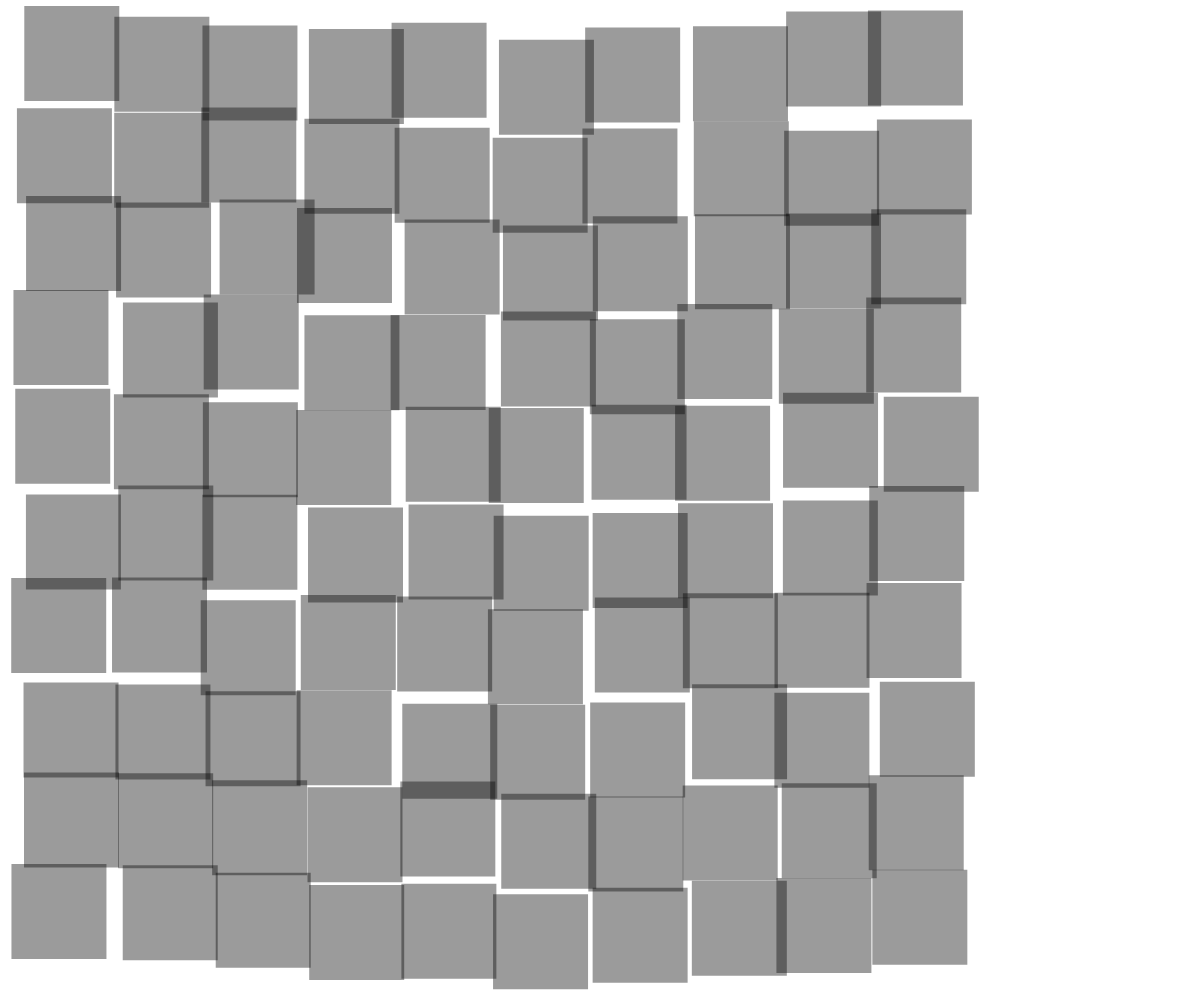
Frame 1 (no input)
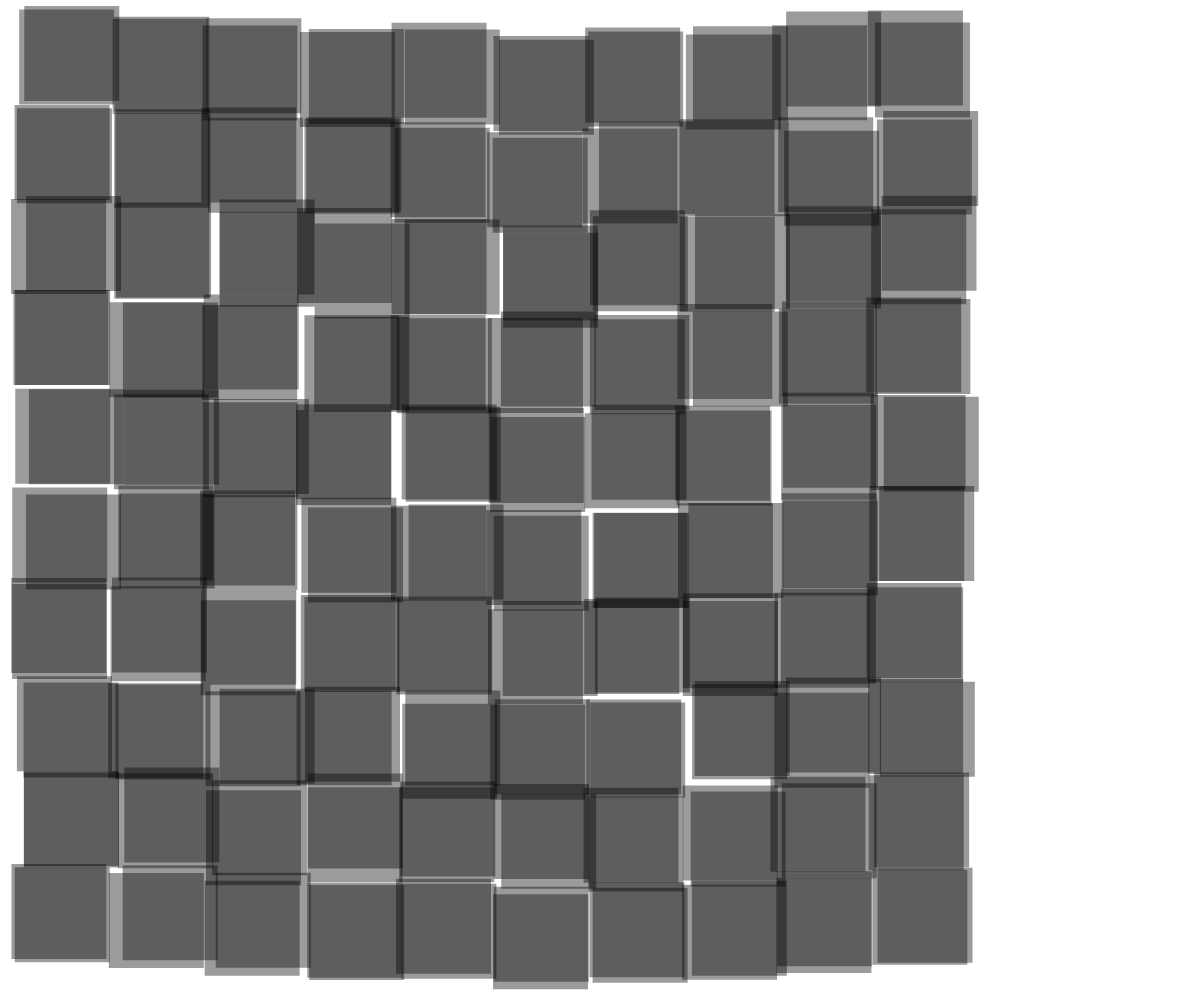
Frame 2 (the mouse pressed at the canvas centre, redrawn once)

The p5.js sketch that drew these frames (run headless with seeded random() and noise() and a simulated clock; the mouse was pressed at the canvas centre and the sketch redrawn once):

// p5.js sketch
// ── sketch.js
let s;

function setup() {
    let canvas = createCanvas(windowWidth, windowHeight)
    canvas.position(0, 0)
    background(255)
    s = min(width, height) / 10 - 5
}

function draw() {
    fill(0, 100)
    noStroke()

    for (let i = 0; i < 10; i++) {
        for (let j = 0; j < 10; j++) {
            square(i * s + 10 + random(20), j * s + 10 + randomGaussian((5 - abs(i - 5)) * 5, 5), s)
        }
    }

    noLoop()
}
